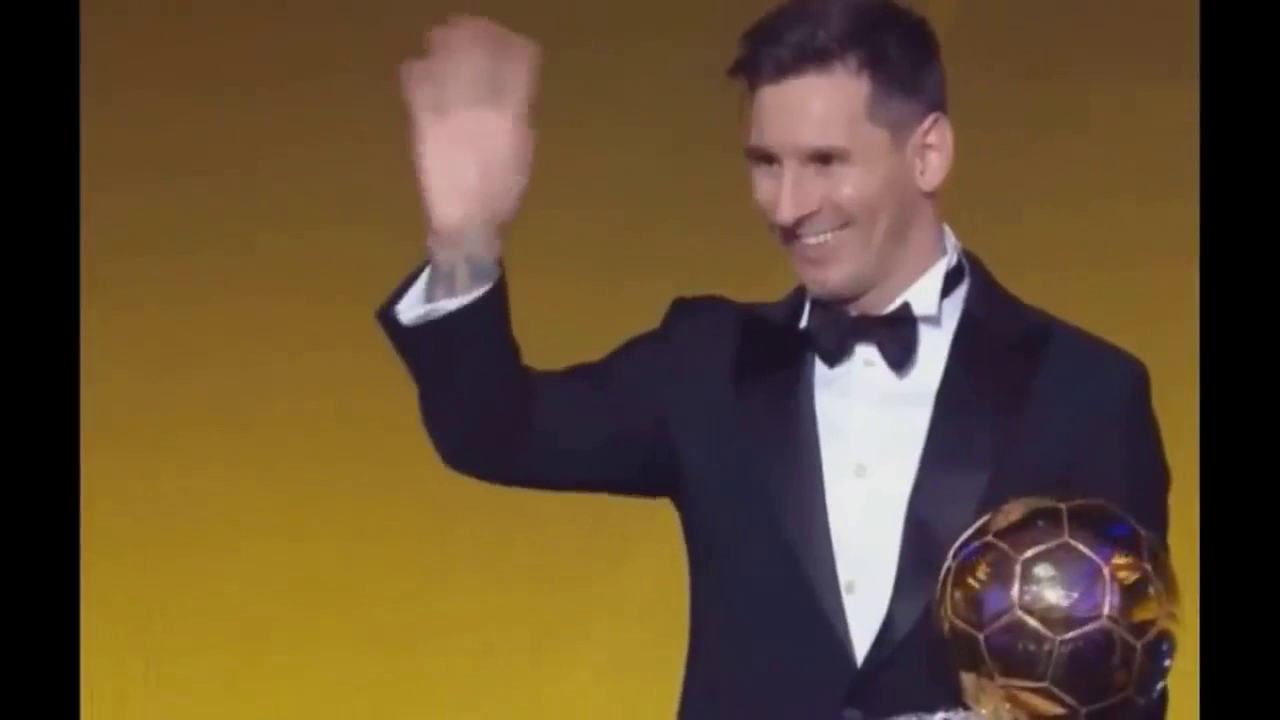
#> input picture frame 18 of static/la_cabra.mp4, 1280 x 720 px
$ python main.py
#> lines starting #> are read from the running program, lines starting #| are printed output that depends on the picture; after the words box and inside, x2 and y2 are one past the last pixel; in counts of white or black regions, pixels touching at a corner belong together
import cv2

# Caminho para o vídeo
video_path = '../../static/la_cabra.mp4'

# Carregar o vídeo
cap = cv2.VideoCapture(video_path)

# Verificar se o vídeo foi carregado com sucesso
if not cap.isOpened():
    print("Erro ao abrir o vídeo")
    exit()

# Carregar o classificador de rostos pretreinado do OpenCV
face_cascade = cv2.CascadeClassifier(cv2.data.haarcascades + 'haarcascade_frontalface_default.xml')

#ler e exibir os frames
frame_number = 0
while cap.isOpened():
    ret, frame = cap.read()
#> frame is the input picture: shape (720, 1280, 3); mean B, G, R 49.3, 78.3, 100.2
    if not ret:
        break

# Exibir o frame
    cv2.imshow('Frame', frame)

    # Salvar o frame (opcional)
    cv2.imwrite(f'frame_{frame_number}.jpg', frame)
    frame_number += 1

    # Pressionar 'q' para sair do loop
    if cv2.waitKey(1) & 0xFF == ord('q'):
#> (key q is pressed here)
        break


# Ler e exibir frames do vídeo
while cap.isOpened():
    ret, frame = cap.read()
    if not ret:
        break

    # Converter o frame para escala de cinza
    gray = cv2.cvtColor(frame, cv2.COLOR_BGR2GRAY)
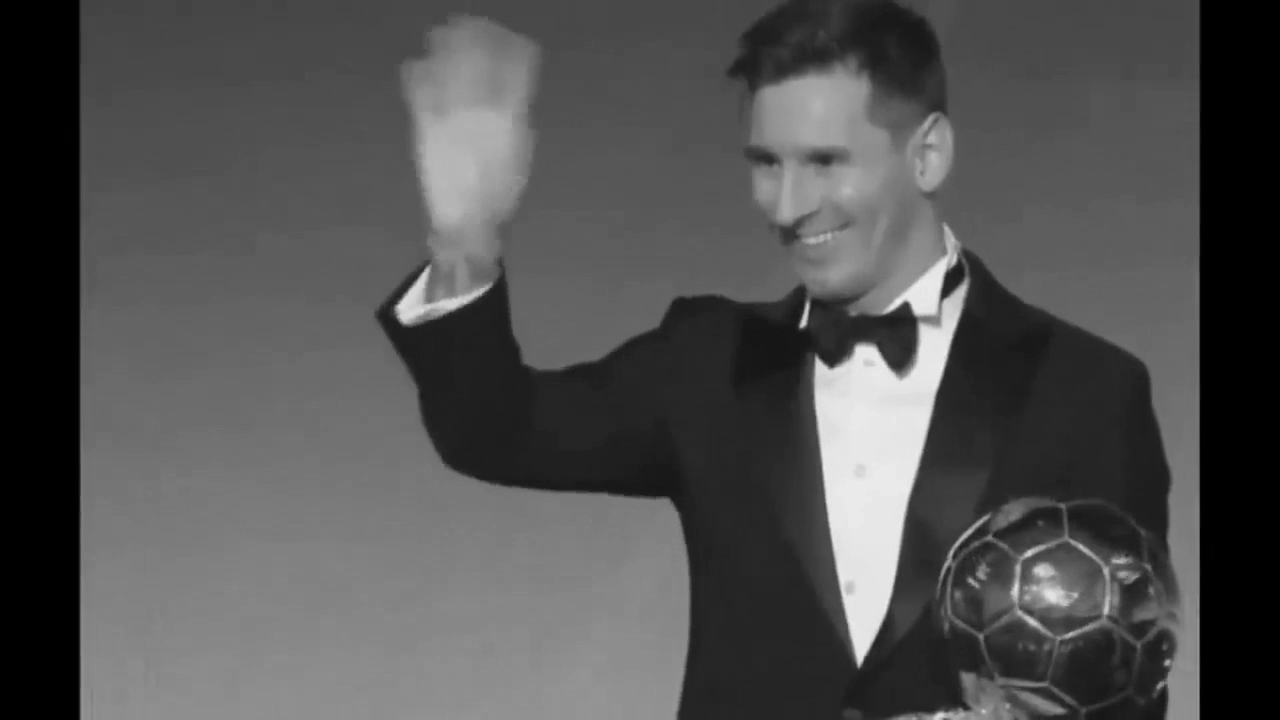
#> gray: shape (720, 1280); min 0, max 240, mean 81.6

    # Aplicar suavização para reduzir o ruído
    gray = cv2.GaussianBlur(gray, (5, 5), 0)

    # Detectar rostos
    faces = face_cascade.detectMultiScale(gray, scaleFactor=1.1, minNeighbors=5, minSize=(30, 30))
#> faces = [[892, 124, 64, 64], [698, 82, 203, 203]]

    # Desenhar retângulos ao redor dos rostos detectados
    for (x, y, w, h) in faces:
        cv2.rectangle(frame, (x, y), (x+w, y+h), (255, 0, 0), 2)

        # Mostrar o Número de Rostos Detectados:
        cv2.putText(frame, f'Rostos detectados: {len(faces)}', (10, 20), cv2.FONT_HERSHEY_SIMPLEX, 0.7, (255, 255, 255), 2)
#> this loop made 2 passes
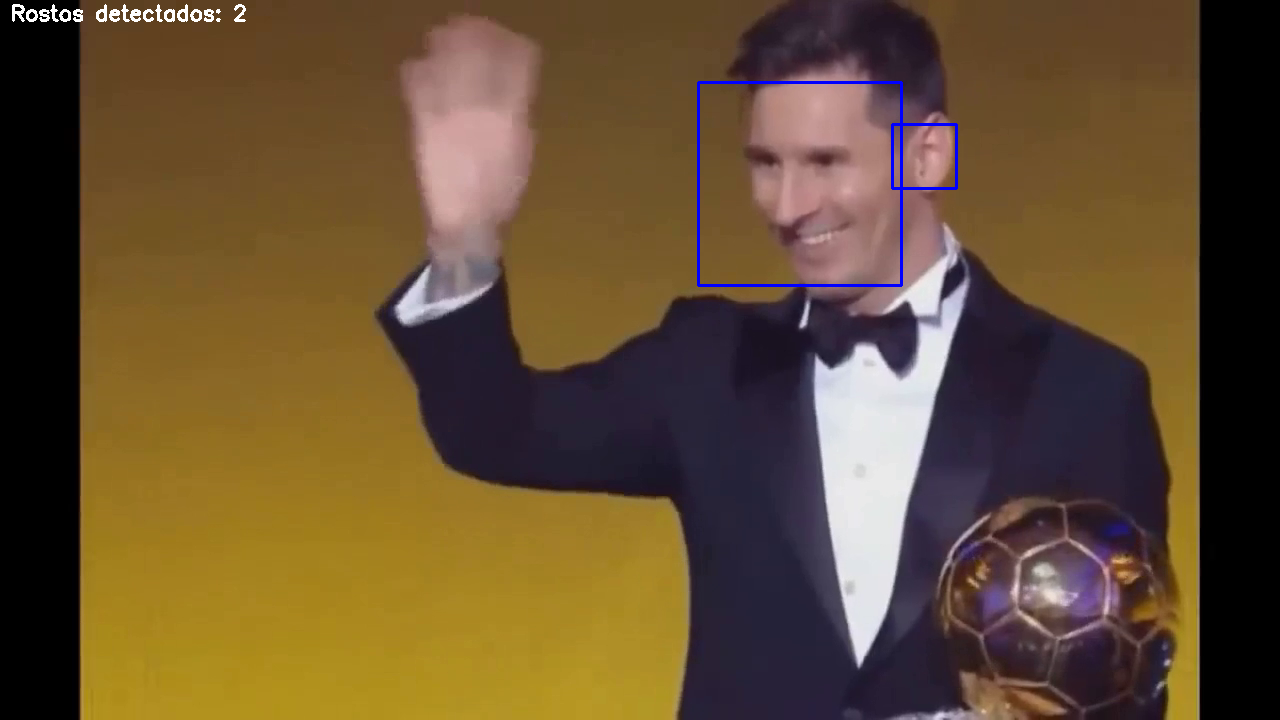
#> frame: shape (720, 1280, 3); mean B, G, R 50.4, 78.4, 100.3

    # Exibir o frame com as detecções de rosto
    cv2.imshow('Frame', frame)

    # Pressionar 'q' para sair do loop
    if cv2.waitKey(1) & 0xFF == ord('q'):
#> (key q is pressed here)
        break

# Liberar o vídeo e fechar todas as janelas
cap.release()
cv2.destroyAllWindows()

$ run again, starting later in the video
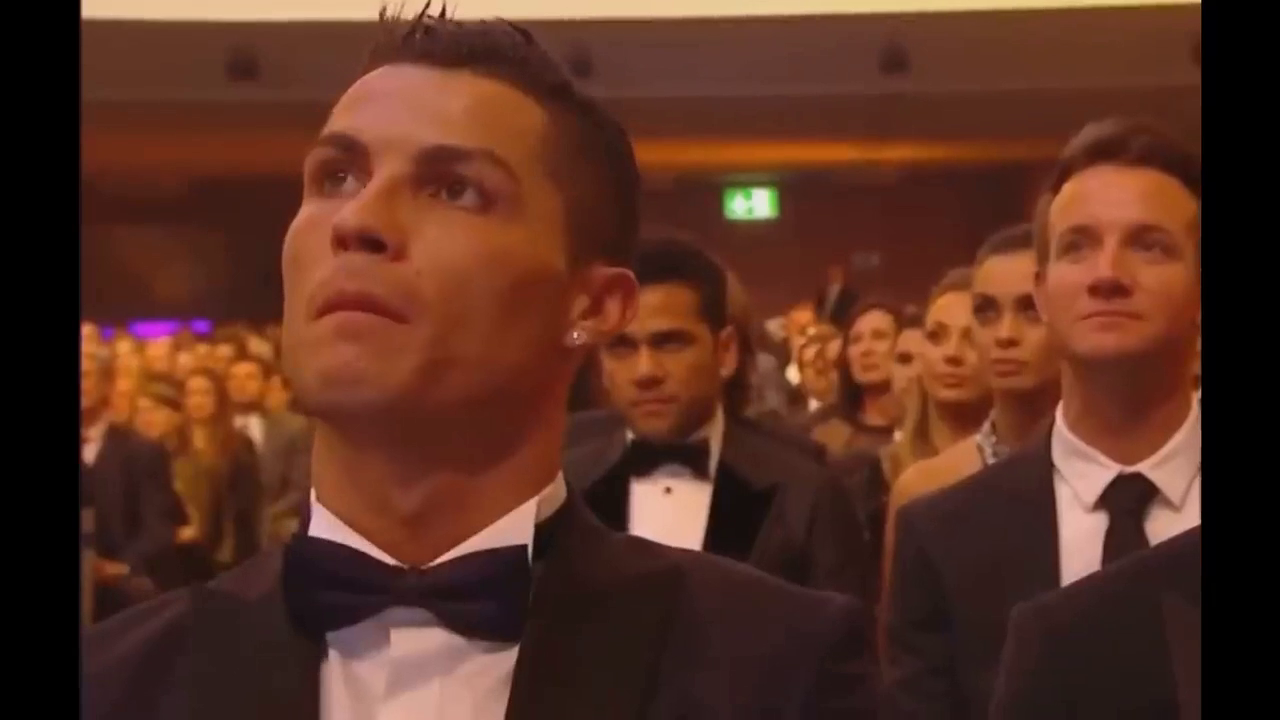
#> input picture frame 85 of static/la_cabra.mp4, 1280 x 720 px
#> frame is the input picture: shape (720, 1280, 3); mean B, G, R 34.9, 49, 89.8
#> `gray = cv2.cvtColor(frame, cv2.COLOR_BGR2GRAY)`:
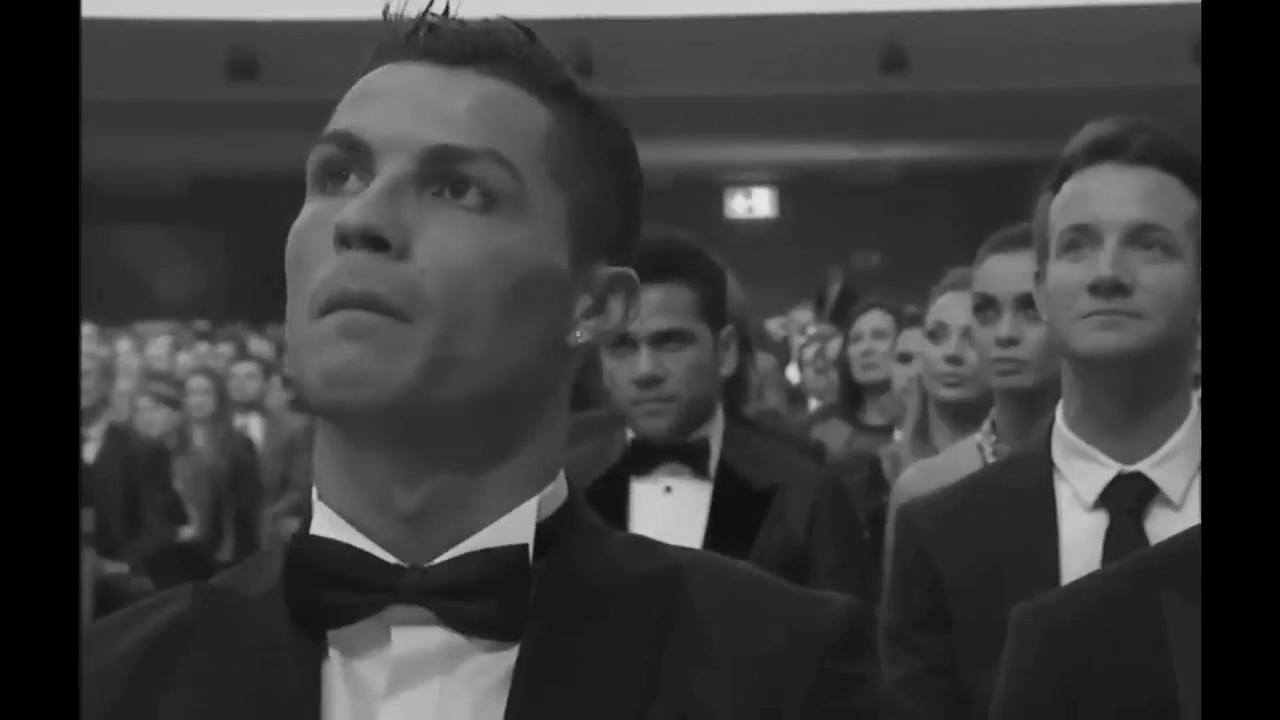
#> gray: shape (720, 1280); min 0, max 231, mean 59.4
#> faces = [[837, 314, 62, 62], [797, 309, 75, 75], [905, 300, 95, 95], [944, 260, 125, 125], [575, 286, 147, 147], [1016, 164, 195, 195], [80, 271, 161, 161], [221, 51, 331, 331]]
#> the loop `for (x, y, w, h) in faces:` made 8 passes
#> after the loop `for (x, y, w, h) in faces:`:
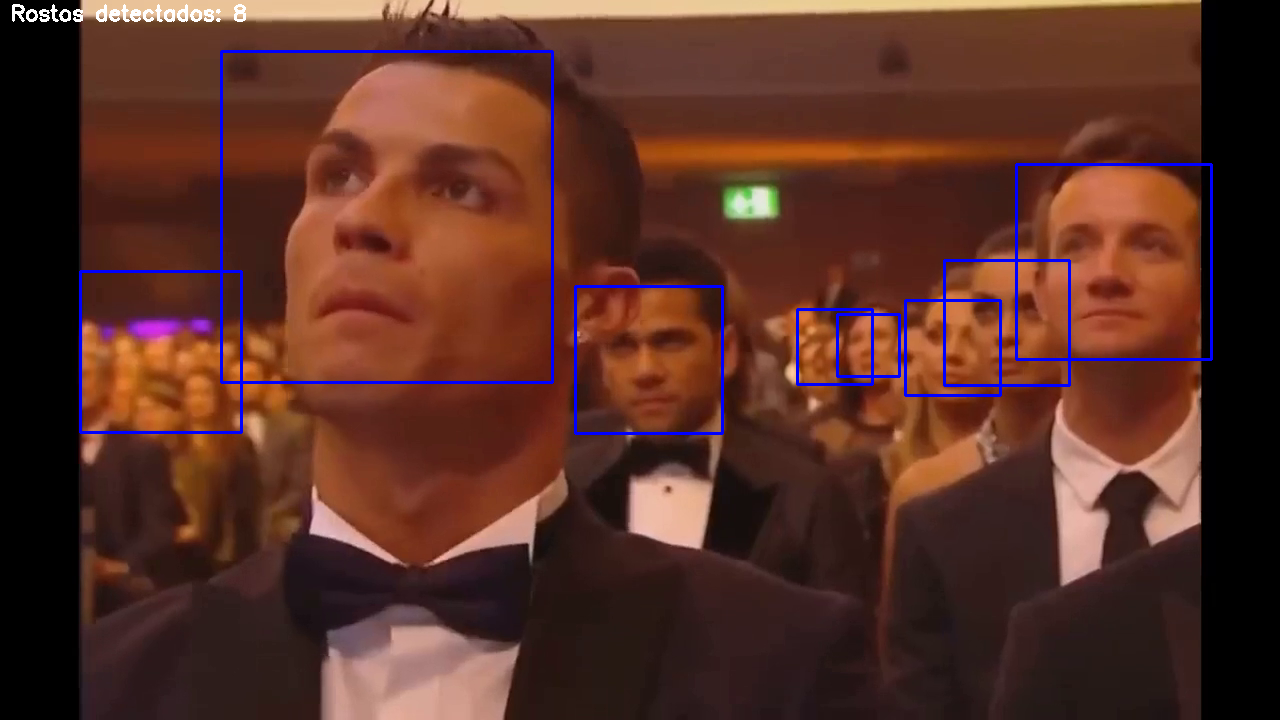
#> frame: shape (720, 1280, 3); mean B, G, R 38.5, 48.2, 88.1

$ run again, starting later in the video
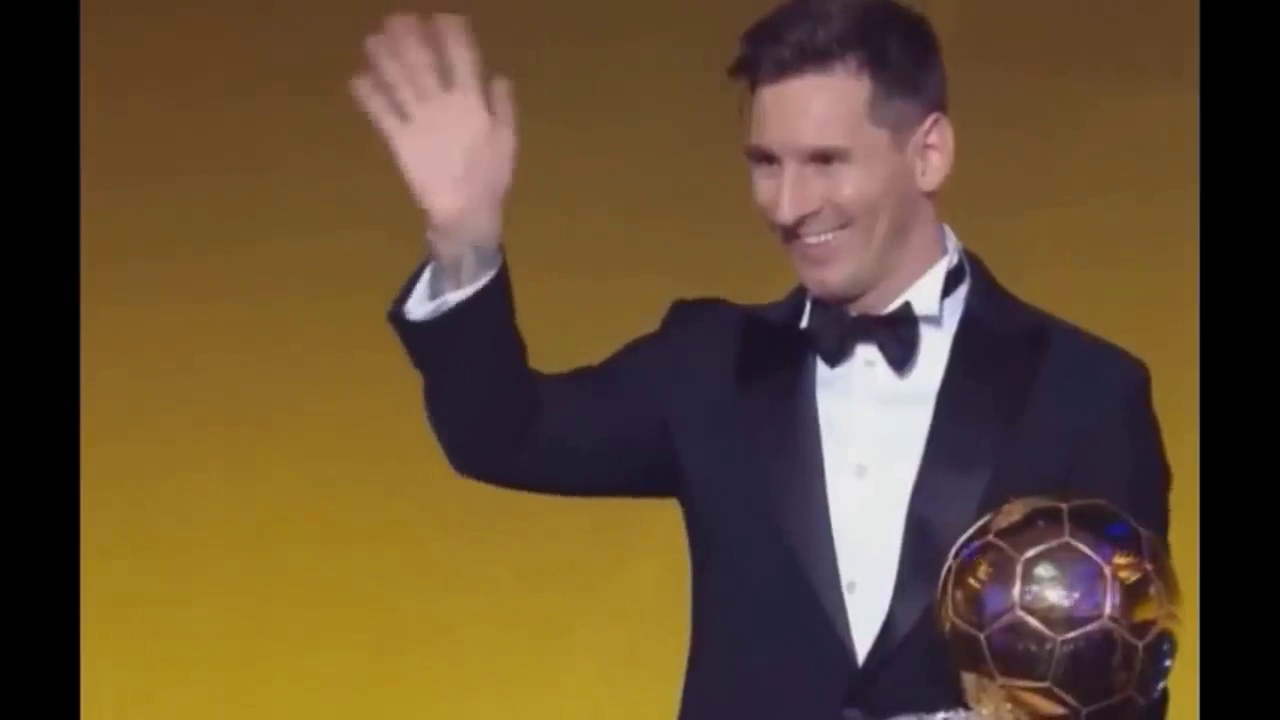
#> input picture frame 151 of static/la_cabra.mp4, 1280 x 720 px
#> frame is the input picture: shape (720, 1280, 3); mean B, G, R 49.7, 78.4, 100.9
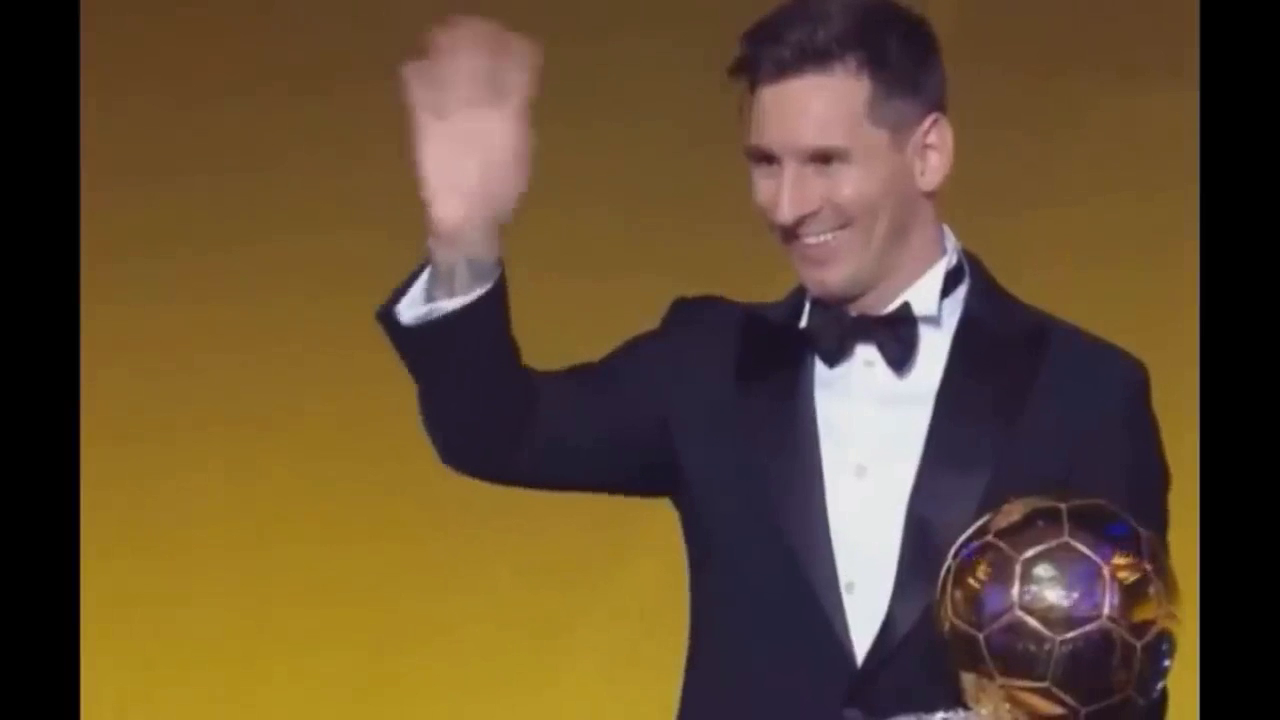
#> input picture frame 152 of static/la_cabra.mp4, 1280 x 720 px
#> frame is the input picture: shape (720, 1280, 3); mean B, G, R 49.4, 78.2, 100.6
#> faces = [[890, 122, 67, 67], [701, 83, 199, 199]]
#> the loop `for (x, y, w, h) in faces:` made 2 passes
#> after the loop `for (x, y, w, h) in faces:`:
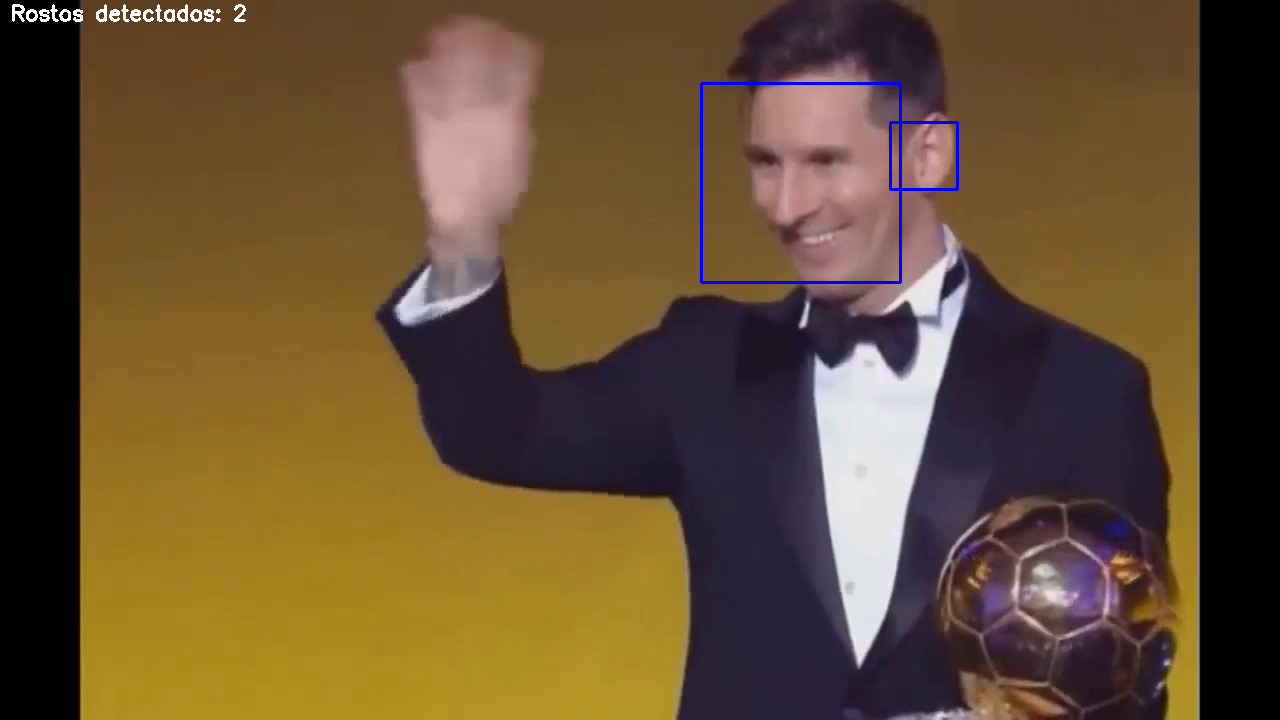
#> frame: shape (720, 1280, 3); 0.52% of pixels changed, all inside (x1, y1, x2, y2) = (12, 4, 959, 284)
